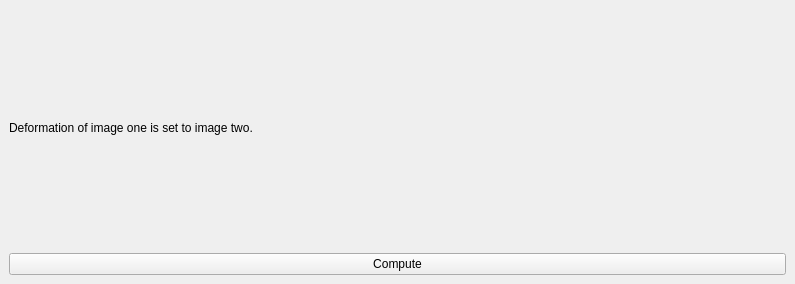
<?xml version="1.0" encoding="UTF-8"?>
<ui version="4.0">
 <class>LinkPoseController</class>
 <widget class="QWidget" name="LinkPoseController">
  <property name="geometry">
   <rect>
    <x>0</x>
    <y>0</y>
    <width>795</width>
    <height>284</height>
   </rect>
  </property>
  <property name="windowTitle">
   <string>Registration Algorithm</string>
  </property>
  <layout class="QGridLayout" name="gridLayout">
   <property name="leftMargin">
    <number>9</number>
   </property>
   <property name="topMargin">
    <number>9</number>
   </property>
   <property name="rightMargin">
    <number>9</number>
   </property>
   <property name="bottomMargin">
    <number>9</number>
   </property>
   <item row="0" column="0" colspan="2">
    <widget class="QLabel" name="label_2">
     <property name="text">
      <string>Deformation of image one is set to image two.</string>
     </property>
     <property name="wordWrap">
      <bool>true</bool>
     </property>
    </widget>
   </item>
   <item row="1" column="0" colspan="2">
    <widget class="QPushButton" name="pushButtonApply">
     <property name="text">
      <string>Compute</string>
     </property>
    </widget>
   </item>
  </layout>
 </widget>
 <resources/>
 <connections/>
</ui>
